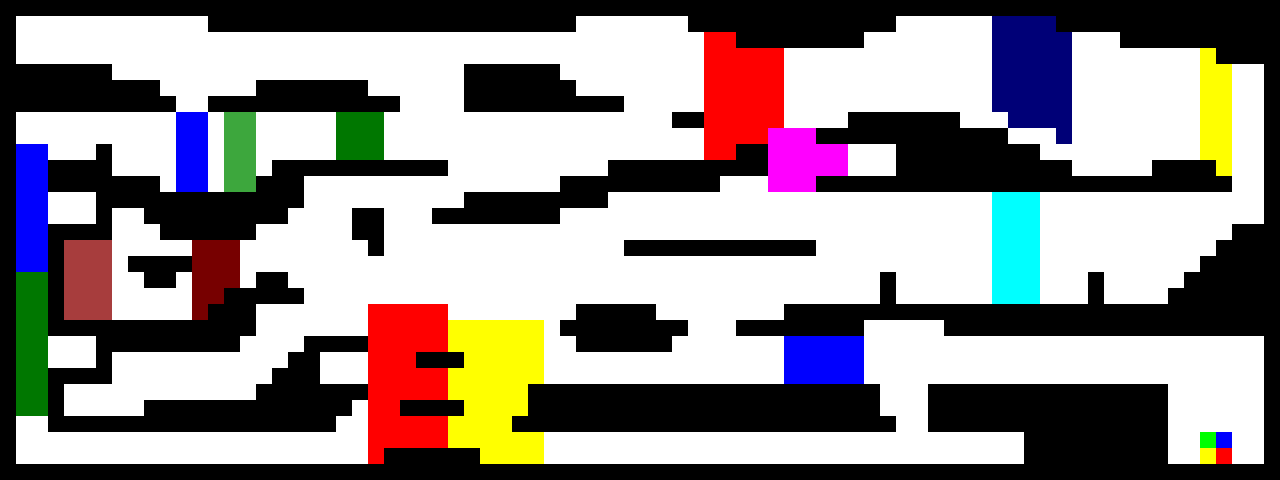

This game map was drawn from its Tiled (.tmx) file and the tilesets committed beside it. A one-line description and the trimmed map source follow:
An orthogonal 80x30 tile map with 16x16 px tiles, 1 tile layer (Tile Layer 1).

<map version="1.0" orientation="orthogonal" width="80" height="30" tilewidth="16" tileheight="16">
 <tileset firstgid="1" name="mapsheet" tilewidth="16" tileheight="16">
  <image source="../gimp/mapsheet.png" width="160" height="160" />
 </tileset>
 <layer name="Tile Layer 1" width="80" height="30">
  <data>[2400 cells, 2400 non-empty, 13 distinct tile ids]</data>
 </layer>
</map>